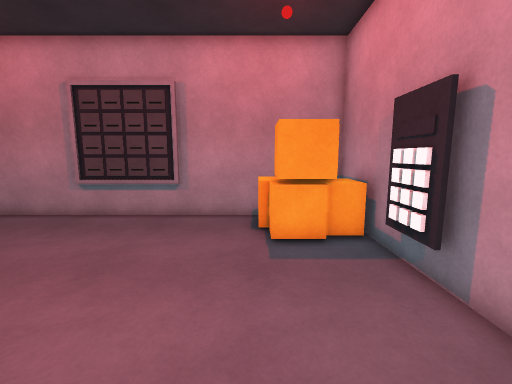
View 1 (above)

12 first-person views from a walk through a Unity game level. The camera is 1.4 m above the floor, tilts 8° down and sees 90° across. The floor is counted in squares, 0.5 m on a side. Each view is taken from the middle of a square. On the plan, view 1 faces up. The plan holds only what a view shows up to about 19 squares ahead; the rest is blank. The player is left out. Door leaves are left out, so doorways stand open.

View 2
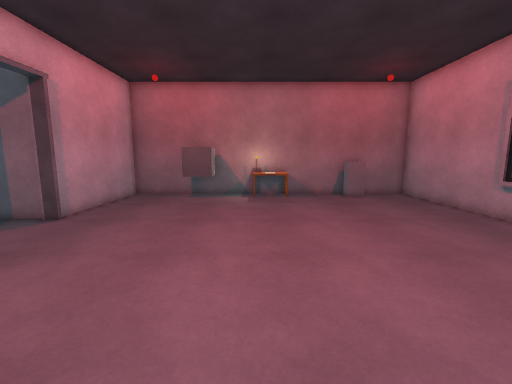

View 3
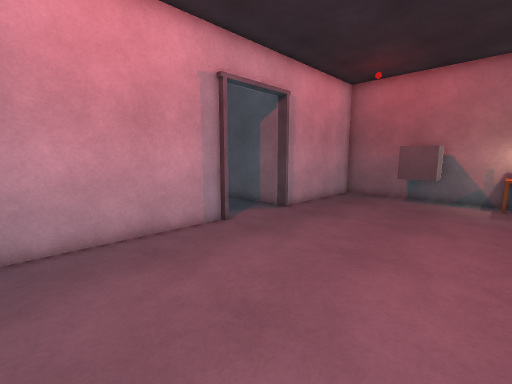

View 4
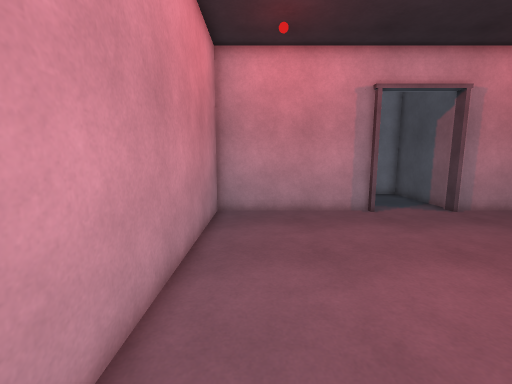

View 5
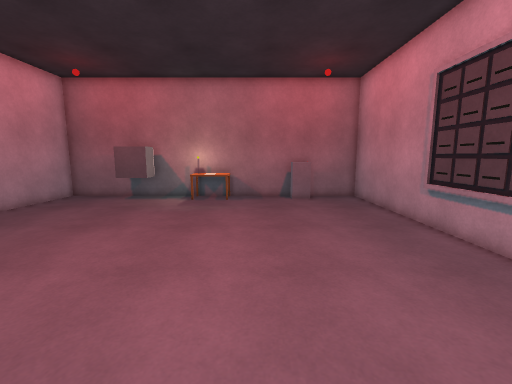

View 6
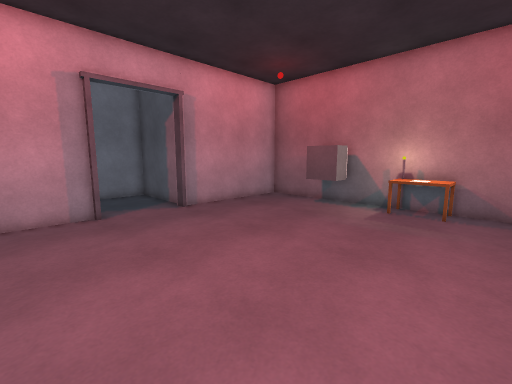

View 7
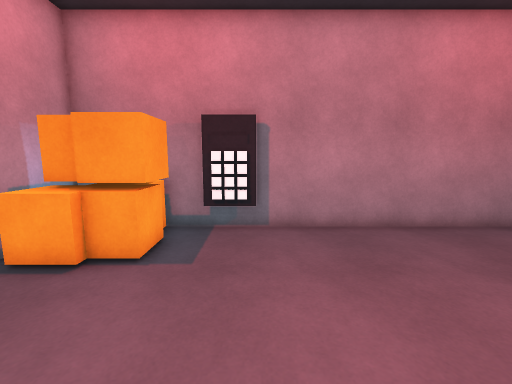

View 8
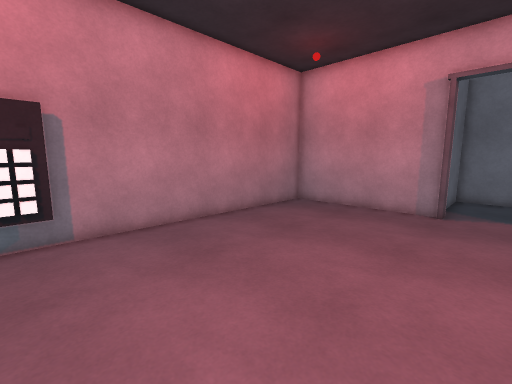

View 9
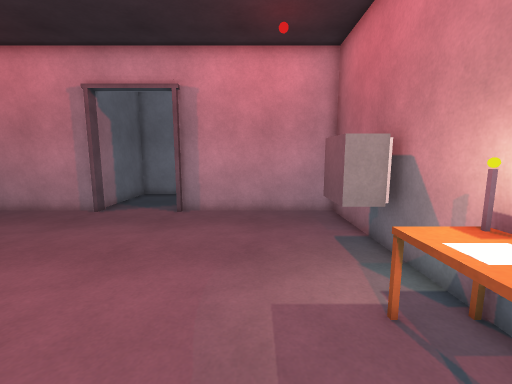

View 10
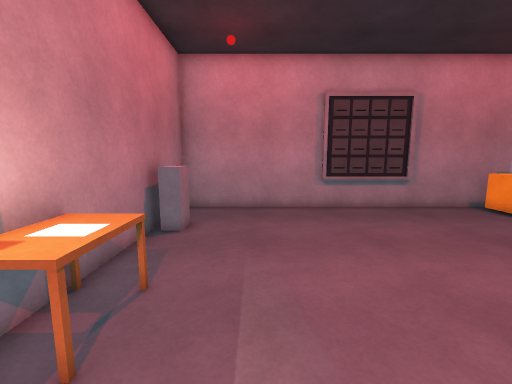

View 11
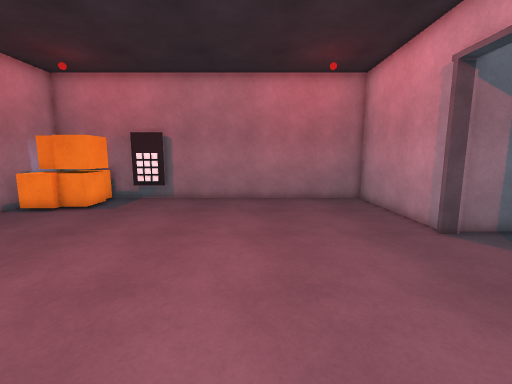

View 12
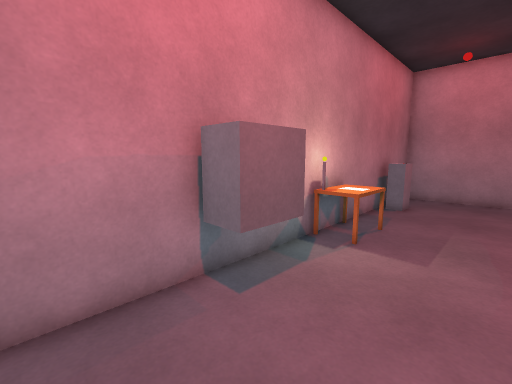

### Floor plan
Ten units are one square. View 1 is at (0, 0); x grows to the right and y downward. Boxes are objects, and circles mark ways between rooms. Rooms are numbered by the first view taken in them; rooms with no view inside come last. Other rooms are left out.
<svg viewBox="-165 -130 215 273">
<path fill="none" stroke="#000" d="M-39 80 40 80 40 -120 -36 -120M-84 -120 -160 -120 -160 80 -81 80M-83 86 -83 138 -37 138 -37 86"/>
<rect x="-155" y="15" width="20" height="30" fill="#bbb"><title>other object</title></rect>
<rect x="-155" y="-35" width="20" height="30" fill="#bbb"><title>other object</title></rect>
<rect x="-155" y="-95" width="10" height="30" fill="#bbb"><title>other object</title></rect>
<rect x="-85" y="-125" width="10" height="10" fill="#bbb"><title>other object</title></rect>
<rect x="-75" y="-125" width="10" height="10" fill="#bbb"><title>other object</title></rect>
<rect x="-65" y="-125" width="10" height="10" fill="#bbb"><title>other object</title></rect>
<rect x="-55" y="-125" width="10" height="10" fill="#bbb"><title>other object</title></rect>
<rect x="-45" y="-125" width="10" height="10" fill="#bbb"><title>other object</title></rect>
<rect x="-5" y="-115" width="40" height="40" fill="#bbb"><title>other object</title></rect>
<rect x="35" y="-65" width="10" height="10" fill="#bbb"><title>other object</title></rect>
<circle cx="-70" cy="80" r="3" fill="#2a7"/>
<text x="-60" y="-20">1</text>
<text x="-60" y="110">2</text>
</svg>
Room 1 opens to room 2.

Where each view was taken, in squares from view 1:
view 1: 0 up, 0 right, facing up
view 2: 1 up, 3 right, facing left
view 3: 1 up, 3 right, facing down-left
view 4: 5 up, 2 right, facing down
view 5: 5 up, 2 right, facing left
view 6: 5 up, 1 left, facing down-left
view 7: 5 up, 6 left, facing right
view 8: 6 up, 6 left, facing down-right
view 9: 5 up, 12 left, facing down
view 10: 2 down, 12 left, facing up
view 11: 1 down, 13 left, facing right
view 12: 7 down, 11 left, facing up-left
